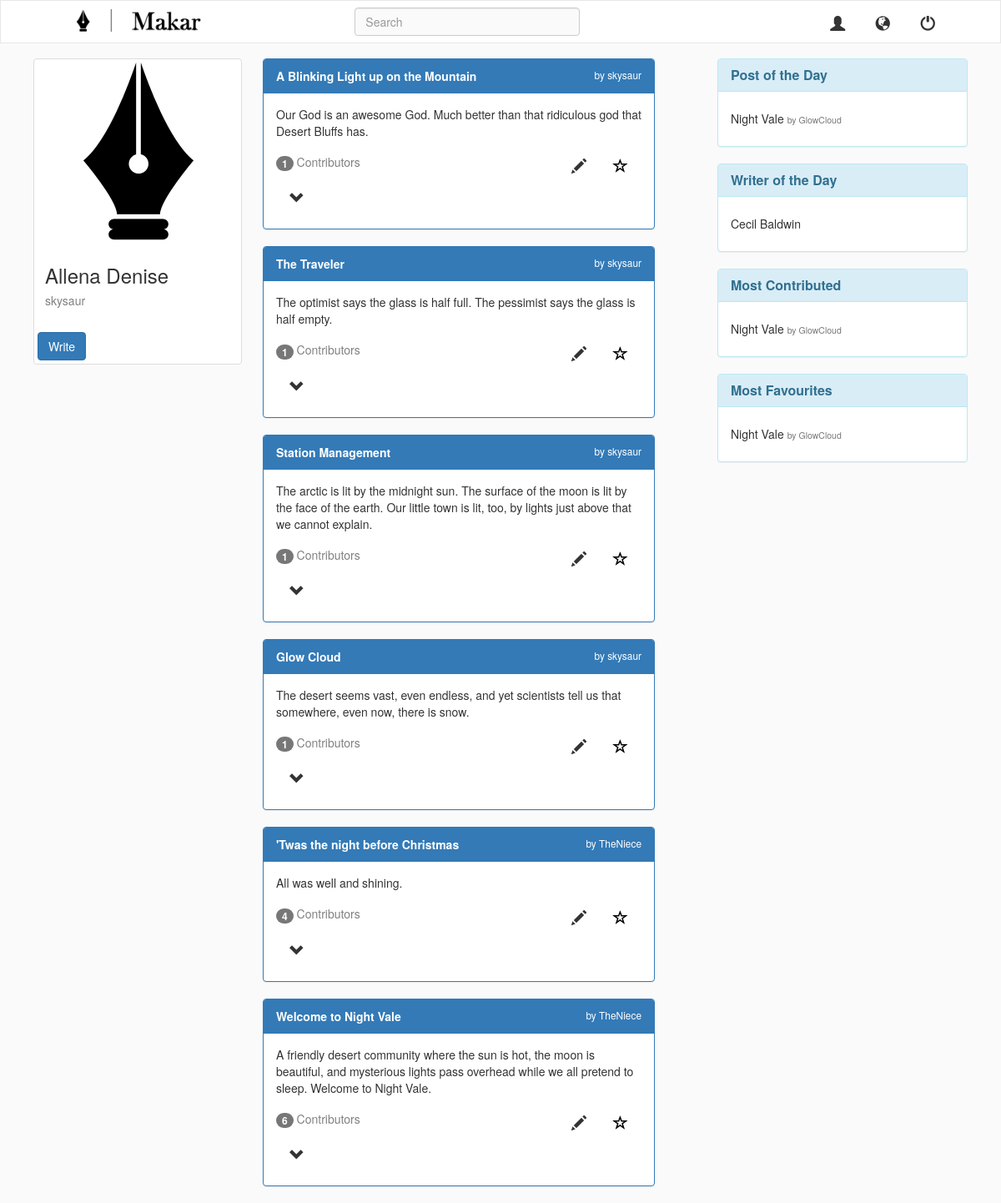
Page /homepage.php?id=1 (signed in) on the earlier database version.
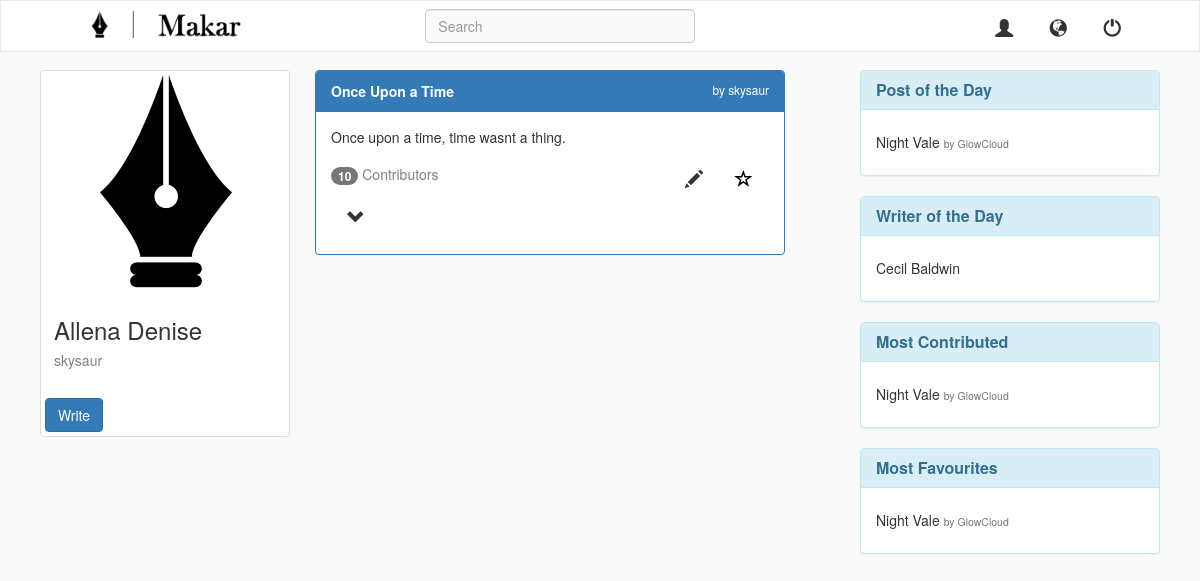
Same page on the later database version.
### tables this page shows
CREATE TABLE `post` (
  `post_id` int(11) NOT NULL,
  `post_title` varchar(70) DEFAULT NULL,
  `post` varchar(170) DEFAULT NULL,
  `no_contri` int(11) DEFAULT '0',
  `no_fave` int(11) DEFAULT NULL,
  `author_id` int(11) DEFAULT NULL,
  `pdate` datetime DEFAULT CURRENT_TIMESTAMP
);

CREATE TABLE `users` (
  `user_id` int(11) NOT NULL,
  `name` varchar(50) DEFAULT NULL,
  `username` varchar(50) NOT NULL,
  `email` varchar(50) DEFAULT NULL,
  `password` varchar(50) DEFAULT NULL,
  `address` varchar(50) DEFAULT NULL,
  `school` varchar(50) DEFAULT NULL,
  `dob` date DEFAULT NULL,
  `about` varchar(50) DEFAULT NULL,
  `profile_pic` varchar(50) DEFAULT NULL
);

### homepage.php (the view, shortened to what this page needs)
<!DOCTYPE html>
<html>
	<head>
		<link rel="stylesheet" type="text/css" href="dist/css/bootstrap.min.css">
	</head>
<body>
	<div class='container-fluid'>
		<?php
			require("navbar.php");
		?>
		<div id="userinfo">
			<div class="thumbnail">
				<img src="img/logo.png" alt="picture">
				<div class="caption">
					<h3 name="fname"><?php echo $_SESSION["name"];?></h3>
					<h5 name="uname" class="contri"><?php echo $_SESSION["username"];?></h5>
				</div>
				<button type="button" class="btn btn-primary h4" data-toggle="modal" data-target="#writem" id="write">Write</button>
			</div>
		</div>
		<div class="featured">
			<div class="panel panel-info">
				<div class="panel-heading">
					<h5 class="panel-title"><strong>Post of the Day</strong></h5>
				</div>
				<div class="panel-body">
					<h5>Night Vale <small>by GlowCloud</small></h5>
				</div>
			</div>
			<div class="panel panel-info">
				<div class="panel-heading">
					<h5 class="panel-title"><strong>Writer of the Day</strong></h5>
				</div>
				<div class="panel-body">
					<h5>Cecil Baldwin</h5>
				</div>
			</div>
			<div class="panel panel-info">
				<div class="panel-heading">
					<h5 class="panel-title"><strong>Most Contributed</strong></h5>
				</div>
				<div class="panel-body">
					<h5>Night Vale <small>by GlowCloud</small></h5>
				</div>
			</div>
			<div class="panel panel-info">
				<div class="panel-heading">
					<h5 class="panel-title"><strong>Most Favourites</strong></h5>
				</div>
				<div class="panel-body">
					<h5>Night Vale <small>by GlowCloud</small></h5>
				</div>
			</div>
		</div>
		<div class="row">
			<div class="col-lg-5 col-lg-offset-3">
				<?php
					require("connectdb.php");
					$qpost = "SELECT * FROM post WHERE author_id IN (SELECT user_id FROM followers WHERE follower_id='".$_SESSION["user_id"]."') ORDER BY pdate DESC";
					$posts = mysqli_query($conn, $qpost);
					if($posts->num_rows > 0){
						while($post = $posts->fetch_assoc()){
							$qpost2 = "SELECT username FROM users WHERE user_id='".$post["author_id"]."'";
							$post2 = mysqli_query($conn, $qpost2);
							$row = $post2->fetch_assoc();
							echo '<div class="panel panel-primary">
									<div class="panel-heading"><strong>'.$post["post_title"].'</strong><small class="edit">by '.$row["username"].'</small></div>
									<input type="hidden" value="'.$post["author_id"].'">
									<div class="panel-body">
										<p>'.$post["post"].'</p>
										<div class="row">
											<div class="col-lg-4">
												<h5 class="contri"><span class="badge">'.$post["no_contri"].'</span> Contributors</h5>
												<button type="button" class="btn btn-default btn-lg comments">
													<span class="glyphicon glyphicon-chevron-down" aria-hidden="true" aria-label="down"></span>
												</button>
											</div>
											<div class="col-lg-4 col-lg-offset-4">
												<input type="hidden" value="'.$post["post_id"].'" >
												<button type="button" class="btn btn-default btn-lg edit favourite" value="">
													<span class="glyphicon glyphicon-star-empty" aria-hidden="true" aria-label="favourite"></span>
												</button>
												<button type="button" class="btn btn-default btn-lg edit add_c" data-toggle="modal" data-target="#contribute">
													<span class="glyphicon glyphicon-pencil" aria-hidden="true" aria-label="pencil"></span>
												</button>
											</div>
										</div>
										<ul class="list-group">';
							echo"</ul>
								</div>
								</div>";
						}
					}
				?>
			</div>
		</div>
	</div>
</body>
</html>

### navbar.php (shortened to what this page needs)
<div class='row navi'>
			<nav class="navbar navbar-default">
				<div class="container-fluid" id="container">
					<div class="navbar-header">
						<div class="col-lg-12">
							<div class="col-lg-2">
								<a class="navbar-brand" href="homepage.php">
									<img id="logo" src="img/logo1.png">
								</a>
							</div>
							<div class="nav col-lg-3 col-lg-offset-2 col-md-offset-1">
								<form method="POST" action="search.php" class="navbar-form" role="search">
									<input name="search" id="search" type="text" class="form-control" placeholder="Search">
								</form>
							</div>
							<div class="nav col-lg-2 col-lg-offset-3 col-md-offset-1" id="options">
								<a class="btn btn-default btn-lg" href="profile.php"><span class="glyphicon glyphicon-user" aria-hidden="true" aria-label="User"></span></a>
								<div class="dropdown" style="display:inline;">
									<button type="button" class="btn btn-default btn-lg dropdown-toggle" id="notif" data-toggle="dropdown">
										<span class="glyphicon glyphicon-globe" aria-hidden="true" aria-label="Notifications"></span>
									</button>
								</div>
								<a class="btn btn-default btn-lg" href="logout.php"><span class="glyphicon glyphicon-off" aria-hidden="true" aria-label="Log-out"></span></a>
							</div>
						</div>
					</div>
				</div>
			</nav>
		</div>

### homepage.php (style rules this page uses)
body { background-color: #fafafa; margin: 0px; }
.nav, .navbar-form, .btn { display: inline-block; }
.navi { height: 70px; }
.navbar { min-width: 100%; position: fixed; z-index: 1; border-radius: 0px; }
.navbar-default { background-color: #ffffff; }
.navbar-header, #container { width: 100%; height: 50px; }
.navbar-brand { padding-top: 10px; padding-left: 60px }
.form-control { background-color: #fafafa; width: 300px; !important }
.btn-default { border: 0px; }
.edit { float: right; }
.featured { display: block; position: fixed; width: 300px; right: 40px; }
.contri { color: gray; }
.favourite, .glyphicon-star-empty { color: rgb(0, 0, 0); }
#userinfo { position: fixed; width: 250px; left: 40px; }
#logo { width: 150px; }
#search { width: 270px; }
#options { margin-top: 5px; }
a { color: black; }

Differences in the rows shown:
removed post: post_title "A Blinking Light up on the Mountain", author.username "skysaur", post "Our God is an awesome God. Much better than that ridiculous god that Desert Bluffs has.", no_contri "1"
removed post: post_title "The Traveler", author.username "skysaur", post "The optimist says the glass is half full. The pessimist says the glass is half empty.", no_contri "1"
removed post: post_title "Station Management", author.username "skysaur", post "The arctic is lit by the midnight sun. The surface of the moon is lit by the face of the earth. Our little town is lit, too, by lights just above that we cannot explain.", no_contri "1"
removed post: post_title "Glow Cloud", author.username "skysaur", post "The desert seems vast, even endless, and yet scientists tell us that somewhere, even now, there is snow.", no_contri "1"
removed post: post_title "'Twas the night before Christmas", author.username "TheNiece", post "All was well and shining.", no_contri "4"
removed post: post_title "Welcome to Night Vale", author.username "TheNiece", post "A friendly desert community where the sun is hot, the moon is beautiful, and mysterious lights pass overhead while we all pretend to sleep. Welcome to Night Vale.", no_contri "6"
added post: post_title "Once Upon a Time", author.username "skysaur", post "Once upon a time, time wasnt a thing.", no_contri "10"
